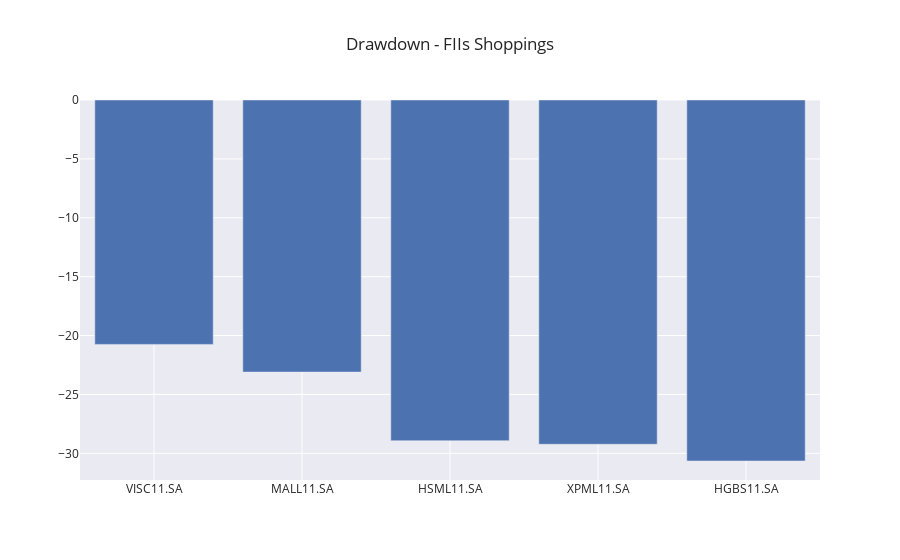

Notebook code cell kept with this figure:
### Code cell
# Drawdown
drawdown_shoppings = drawdown(ticker=lst_ticker_fii_shopping).sort_values(ascending=False)

# Plotando o drawndown
fig = go.Figure()

fig.add_trace(go.Bar(
    x=drawdown_shoppings.index,
    y=drawdown_shoppings.values
))

fig.update_layout(
    title_text='Drawdown - FIIs Shoppings',
    template='seaborn',
    showlegend=False   
)

fig.show()

### Figure 1 — Plotly figure (JSON) as saved in the notebook; plotly's stock layout.template omitted (floating-point values rounded to 4 significant figures)
{"data": [{"type": "bar", "x": ["VISC11.SA", "MALL11.SA", "HSML11.SA", "XPML11.SA", "HGBS11.SA"], "y": [-20.75, -23.1, -28.93, -29.23, -30.65]}], "layout": {"showlegend": false, "title": {"text": "Drawdown - FIIs Shoppings"}}}
